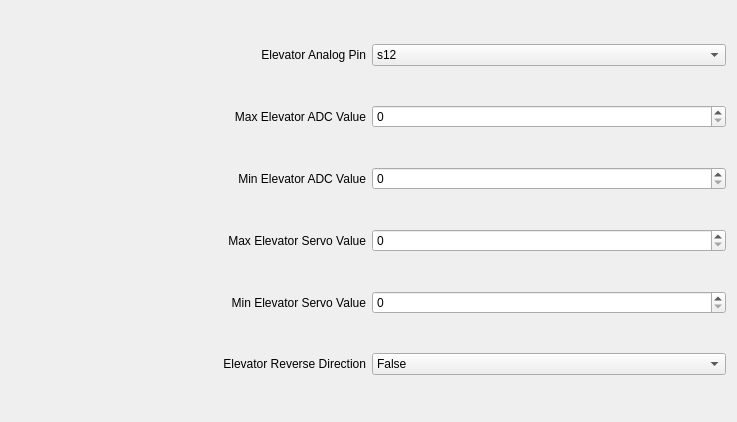
             <widget class="QWidget" name="scrollAreaWidgetContents_10">
              <property name="geometry">
               <rect>
                <x>0</x>
                <y>0</y>
                <width>737</width>
                <height>422</height>
               </rect>
              </property>
              <layout class="QGridLayout" name="gridLayout_17">
               <item row="0" column="0">
                <layout class="QHBoxLayout" name="horizontalLayout_46">
                 <item>
                  <widget class="QLabel" name="label_46">
                   <property name="text">
                    <string>Elevator Analog Pin</string>
                   </property>
                   <property name="alignment">
                    <set>Qt::AlignRight|Qt::AlignTrailing|Qt::AlignVCenter</set>
                   </property>
                  </widget>
                 </item>
                 <item>
                  <widget class="QComboBox" name="elevator_an_pin">
                   <property name="currentIndex">
                    <number>3</number>
                   </property>
                   <item>
                    <property name="text">
                     <string>s1</string>
                    </property>
                   </item>
                   <item>
                    <property name="text">
                     <string>s10</string>
                    </property>
                   </item>
                   <item>
                    <property name="text">
                     <string>s11</string>
                    </property>
                   </item>
                   <item>
                    <property name="text">
                     <string>s12</string>
                    </property>
                   </item>
                   <item>
                    <property name="text">
                     <string>s13</string>
                    </property>
                   </item>
                   <item>
                    <property name="text">
                     <string>s14</string>
                    </property>
                   </item>
                   <item>
                    <property name="text">
                     <string>s15</string>
                    </property>
                   </item>
                  </widget>
                 </item>
                </layout>
               </item>
               <item row="2" column="0">
                <layout class="QHBoxLayout" name="horizontalLayout_48">
                 <item>
                  <widget class="QLabel" name="label_48">
                   <property name="text">
                    <string>Max Elevator ADC Value</string>
                   </property>
                   <property name="alignment">
                    <set>Qt::AlignRight|Qt::AlignTrailing|Qt::AlignVCenter</set>
                   </property>
                  </widget>
                 </item>
                 <item>
                  <widget class="QSpinBox" name="max_elevator_adc">
                   <property name="minimum">
                    <number>0</number>
                   </property>
                   <property name="maximum">
                    <number>65535</number>
                   </property>
                   <property name="value">
                    <number>0</number>
                   </property>
                  </widget>
                 </item>
                </layout>
               </item>
               <item row="5" column="0">
                <layout class="QHBoxLayout" name="horizontalLayout_51">
                 <item>
                  <widget class="QLabel" name="label_51">
                   <property name="text">
                    <string>Max Elevator Servo Value</string>
                   </property>
                   <property name="alignment">
                    <set>Qt::AlignRight|Qt::AlignTrailing|Qt::AlignVCenter</set>
                   </property>
                  </widget>
                 </item>
                 <item>
                  <widget class="QSpinBox" name="max_elevator_servo">
                   <property name="maximum">
                    <number>65535</number>
                   </property>
                  </widget>
                 </item>
                </layout>
               </item>
               <item row="7" column="0">
                <layout class="QHBoxLayout" name="horizontalLayout_88">
                 <item>
                  <widget class="QLabel" name="label_88">
                   <property name="text">
                    <string>Elevator Reverse Direction</string>
                   </property>
                   <property name="alignment">
                    <set>Qt::AlignRight|Qt::AlignTrailing|Qt::AlignVCenter</set>
                   </property>
                  </widget>
                 </item>
                 <item>
                  <widget class="QComboBox" name="elevator_reverse">
                   <property name="currentIndex">
                    <number>1</number>
                   </property>
                   <item>
                    <property name="text">
                     <string>True</string>
                    </property>
                   </item>
                   <item>
                    <property name="text">
                     <string>False</string>
                    </property>
                   </item>
                  </widget>
                 </item>
                </layout>
               </item>
               <item row="3" column="0">
                <layout class="QHBoxLayout" name="horizontalLayout_47">
                 <item>
                  <widget class="QLabel" name="label_47">
                   <property name="text">
                    <string>Min Elevator ADC Value</string>
                   </property>
                   <property name="alignment">
                    <set>Qt::AlignRight|Qt::AlignTrailing|Qt::AlignVCenter</set>
                   </property>
                  </widget>
                 </item>
                 <item>
                  <widget class="QSpinBox" name="min_elevator_adc">
                   <property name="maximum">
                    <number>65535</number>
                   </property>
                  </widget>
                 </item>
                </layout>
               </item>
               <item row="6" column="0">
                <layout class="QHBoxLayout" name="horizontalLayout_50">
                 <item>
                  <widget class="QLabel" name="label_50">
                   <property name="text">
                    <string>Min Elevator Servo Value</string>
                   </property>
                   <property name="alignment">
                    <set>Qt::AlignRight|Qt::AlignTrailing|Qt::AlignVCenter</set>
                   </property>
                  </widget>
                 </item>
                 <item>
                  <widget class="QSpinBox" name="min_elevator_servo">
                   <property name="maximum">
                    <number>65535</number>
                   </property>
                  </widget>
                 </item>
                </layout>
               </item>
              </layout>
             </widget>
